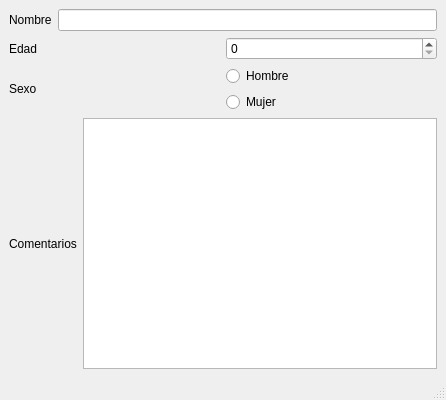
<?xml version="1.0" encoding="UTF-8"?>
<ui version="4.0">
 <class>MainWindow</class>
 <widget class="QMainWindow" name="MainWindow">
  <property name="geometry">
   <rect>
    <x>0</x>
    <y>0</y>
    <width>446</width>
    <height>400</height>
   </rect>
  </property>
  <property name="windowTitle">
   <string>MainWindow</string>
  </property>
  <widget class="QWidget" name="centralwidget">
   <layout class="QVBoxLayout" name="verticalLayout_2">
    <item>
     <layout class="QHBoxLayout" name="horizontalLayout">
      <item>
       <widget class="QLabel" name="label">
        <property name="text">
         <string>Nombre</string>
        </property>
       </widget>
      </item>
      <item>
       <widget class="QLineEdit" name="lineEdit"/>
      </item>
     </layout>
    </item>
    <item>
     <layout class="QHBoxLayout" name="horizontalLayout_2">
      <item>
       <widget class="QLabel" name="label_2">
        <property name="text">
         <string>Edad</string>
        </property>
       </widget>
      </item>
      <item>
       <widget class="QSpinBox" name="spinBox"/>
      </item>
     </layout>
    </item>
    <item>
     <layout class="QHBoxLayout" name="horizontalLayout_3">
      <item>
       <widget class="QLabel" name="label_3">
        <property name="text">
         <string>Sexo</string>
        </property>
       </widget>
      </item>
      <item>
       <layout class="QVBoxLayout" name="verticalLayout">
        <item>
         <widget class="QRadioButton" name="radioButton">
          <property name="text">
           <string>Hombre</string>
          </property>
          <attribute name="buttonGroup">
           <string notr="true">buttonGroup</string>
          </attribute>
         </widget>
        </item>
        <item>
         <widget class="QRadioButton" name="radioButton_2">
          <property name="text">
           <string>Mujer</string>
          </property>
          <attribute name="buttonGroup">
           <string notr="true">buttonGroup</string>
          </attribute>
         </widget>
        </item>
       </layout>
      </item>
     </layout>
    </item>
    <item>
     <layout class="QHBoxLayout" name="horizontalLayout_4">
      <item>
       <widget class="QLabel" name="label_4">
        <property name="text">
         <string>Comentarios</string>
        </property>
       </widget>
      </item>
      <item>
       <widget class="QTextEdit" name="textEdit"/>
      </item>
     </layout>
    </item>
   </layout>
  </widget>
  <widget class="QMenuBar" name="menubar">
   <property name="geometry">
    <rect>
     <x>0</x>
     <y>0</y>
     <width>446</width>
     <height>33</height>
    </rect>
   </property>
  </widget>
  <widget class="QStatusBar" name="statusbar"/>
 </widget>
 <resources/>
 <connections/>
 <buttongroups>
  <buttongroup name="buttonGroup"/>
 </buttongroups>
</ui>
